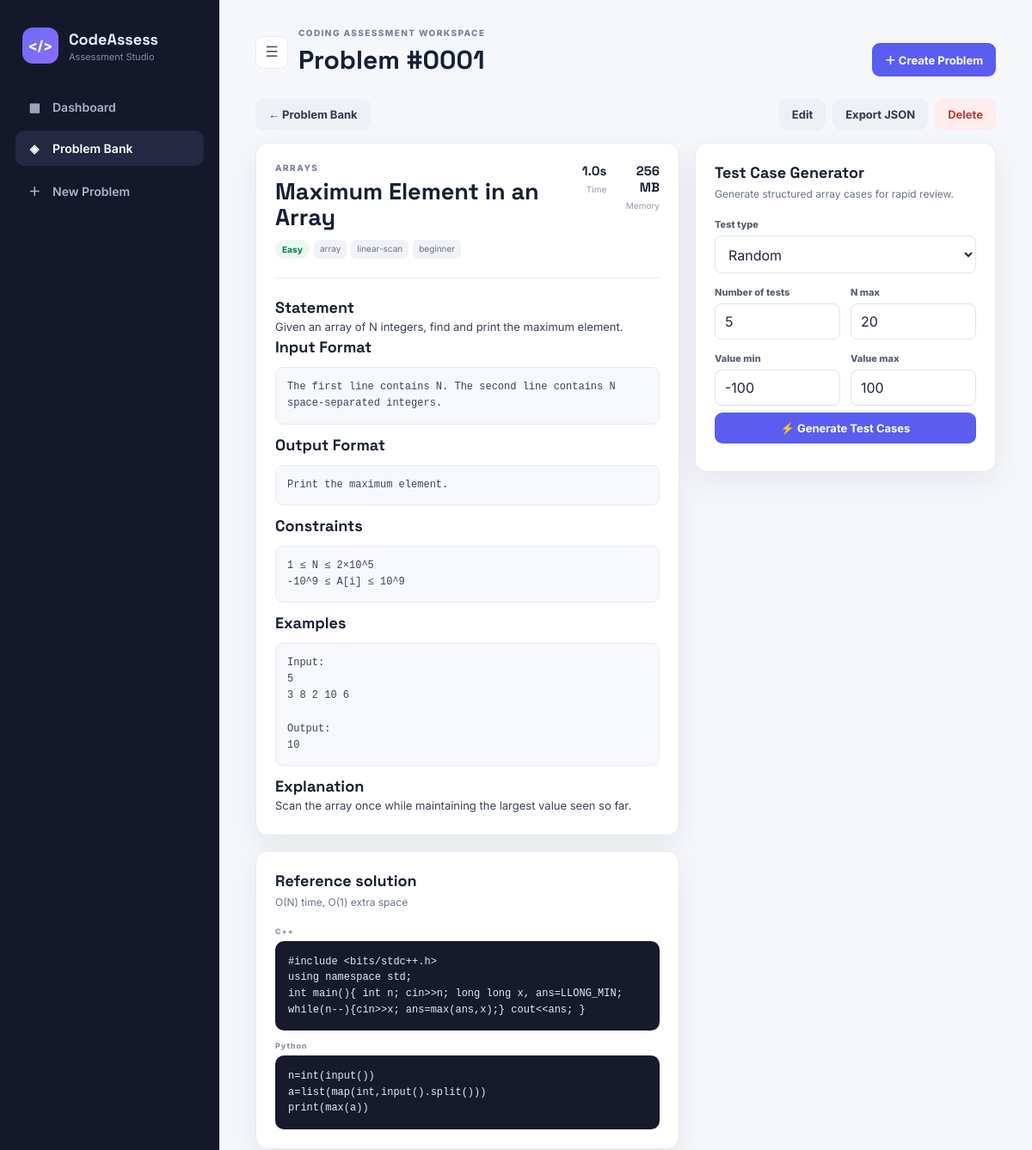
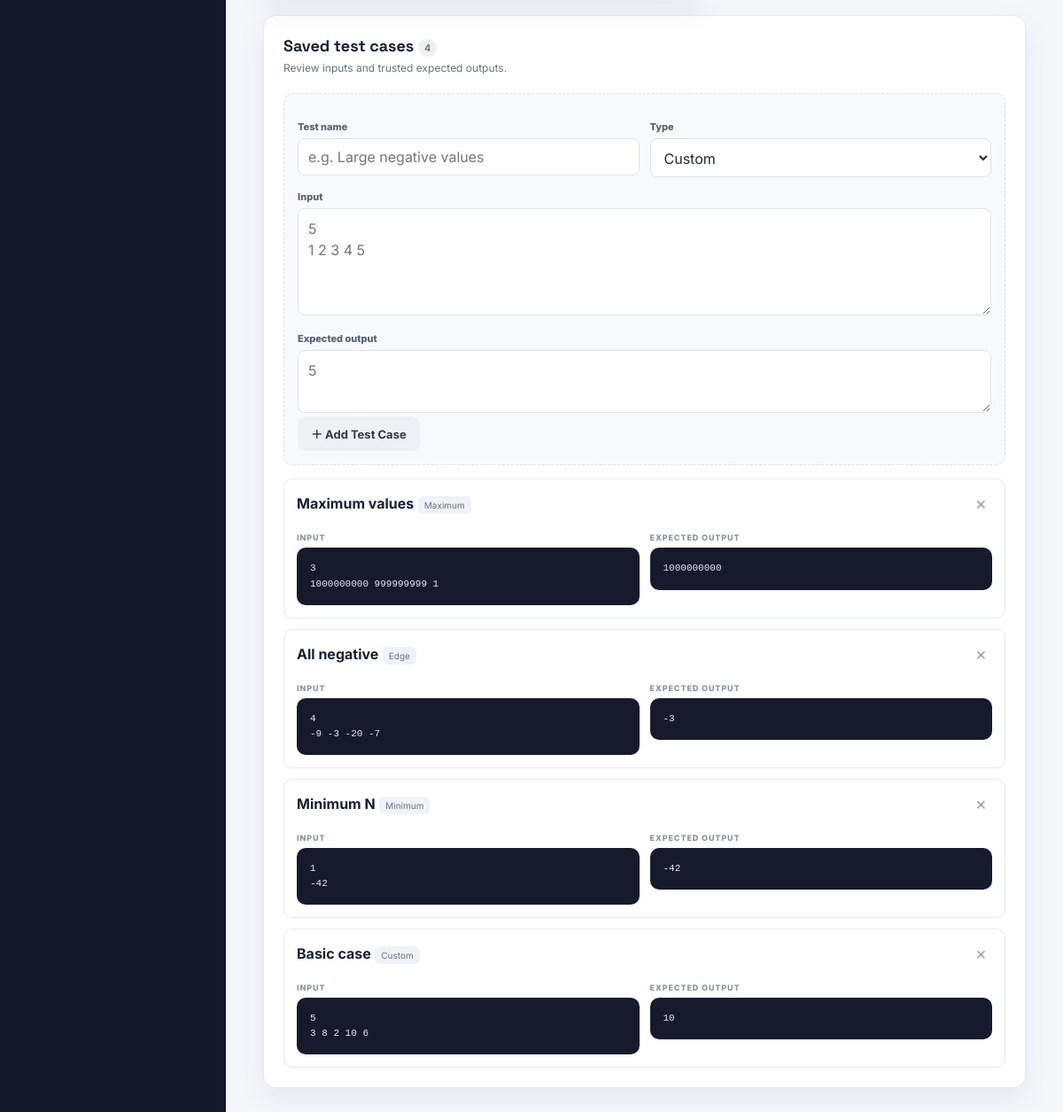
The app's page /problems/1 with its own data (2 pictures, top to bottom).
### tables this page shows
CREATE TABLE problems (
        id INTEGER PRIMARY KEY AUTOINCREMENT,
        title TEXT NOT NULL,
        statement TEXT NOT NULL,
        input_format TEXT,
        output_format TEXT,
        constraints TEXT,
        examples TEXT,
        explanation TEXT,
        topic TEXT NOT NULL,
        difficulty TEXT NOT NULL,
        tags TEXT,
        time_limit REAL DEFAULT 1.0,
        memory_limit INTEGER DEFAULT 256,
        solution_cpp TEXT,
        solution_python TEXT,
        complexity TEXT,
        created_at TEXT NOT NULL,
        updated_at TEXT NOT NULL
    );

CREATE TABLE test_cases (
        id INTEGER PRIMARY KEY AUTOINCREMENT,
        problem_id INTEGER NOT NULL,
        name TEXT NOT NULL,
        input_data TEXT NOT NULL,
        expected_output TEXT,
        test_type TEXT NOT NULL,
        created_at TEXT NOT NULL,
        FOREIGN KEY(problem_id) REFERENCES problems(id) ON DELETE CASCADE
    );

### app.py (the view)
@app.route("/problems/<int:problem_id>")
def problem_detail(problem_id):
    conn = get_db()
    problem = conn.execute(
        "SELECT * FROM problems WHERE id=?",
        (problem_id,),
    ).fetchone()
    tests = conn.execute(
        """
        SELECT *
        FROM test_cases
        WHERE problem_id=?
        ORDER BY id DESC
        """,
        (problem_id,),
    ).fetchall()
    conn.close()
    if not problem:
        return "Problem not found", 404
    return render_template(
        "problem_detail.html",
        problem=problem,
        tests=tests,
        tags=parse_tags(problem["tags"]),
    )

### app.py (called while the page is built)
def get_db():
    conn = sqlite3.connect(DB)
    conn.row_factory = sqlite3.Row
    return conn

def parse_tags(tags):
    return [
        tag.strip()
        for tag in (tags or "").split(",")
        if tag.strip()
    ]

### templates/problem_detail.html (shortened to what this page needs)
{% extends "base.html" %}
{% block page_heading %}Problem #{{ "%04d"|format(problem.id) }}{% endblock %}
{% block content %}
<div class="detail-actions">
  <a class="btn btn-secondary" href="{{ url_for('problems') }}">← Problem Bank</a>
  <div class="action-group">
    <a class="btn btn-secondary" href="{{ url_for('edit_problem', problem_id=problem.id) }}">Edit</a>
    <a class="btn btn-secondary" href="{{ url_for('export_problem', problem_id=problem.id) }}">Export JSON</a>
    <form method="post" action="{{ url_for('delete_problem', problem_id=problem.id) }}" onsubmit="return confirm('Delete this problem and its test cases?')">
      <button class="btn btn-danger">Delete</button>
    </form>
  </div>
</div>
<div class="detail-grid">
  <main>
    <section class="panel">
      <div class="problem-header">
        <div>
          <div class="eyebrow">{{ problem.topic.upper() }}</div>
          <h2>{{ problem.title }}</h2>
          <div class="tag-list">
            <span class="badge {{ problem.difficulty|lower }}">{{ problem.difficulty }}</span>
            {% for tag in tags %}
              <span class="tag">{{ tag }}</span>
            {% endfor %}
          </div>
        </div>
        <div class="limits">
          <div>
            <strong>{{ problem.time_limit }}s</strong>
            <span>Time</span>
          </div>
          <div>
            <strong>{{ problem.memory_limit }} MB</strong>
            <span>Memory</span>
          </div>
        </div>
      </div>
      <hr>
      <h3>Statement</h3>
      <div class="prose">{{ problem.statement }}</div>
      {% if problem.input_format %}
        <h3>Input Format</h3>
        <pre class="content-box">{{ problem.input_format }}</pre>
      {% endif %}
      {% if problem.output_format %}
        <h3>Output Format</h3>
        <pre class="content-box">{{ problem.output_format }}</pre>
      {% endif %}
      {% if problem.constraints %}
        <h3>Constraints</h3>
        <pre class="content-box">{{ problem.constraints }}</pre>
      {% endif %}
      {% if problem.examples %}
        <h3>Examples</h3>
        <pre class="content-box">{{ problem.examples }}</pre>
      {% endif %}
      {% if problem.explanation %}
        <h3>Explanation</h3>
        <div class="prose">{{ problem.explanation }}</div>
      {% endif %}
    </section>
    <section class="panel">
      <div class="panel-heading">
        <div>
          <h3>Reference solution</h3>
          <p>{{ problem.complexity or 'Complexity not specified.' }}</p>
        </div>
      </div>
      {% if problem.solution_cpp %}
        <div class="code-label">C++</div>
        <pre class="code-block"><code>{{ problem.solution_cpp }}</code></pre>
      {% endif %}
      {% if problem.solution_python %}
        <div class="code-label">Python</div>
        <pre class="code-block"><code>{{ problem.solution_python }}</code></pre>
      {% endif %}
    </section>
  </main>
  <aside>
    <section class="panel generator-panel">
      <div class="panel-heading">
        <div>
          <h3>Test Case Generator</h3>
          <p>Generate structured array cases for rapid review.</p>
        </div>
      </div>
      <label>Test type</label>
      <select id="testType">
        <option>Random</option>
      </select>
      <div class="two-col">
        <div>
          <label>Number of tests</label>
          <input id="testCount" type="number" value="5" min="1" max="100">
        </div>
        <div>
          <label>N max</label>
          <input id="nMax" type="number" value="20" min="1">
        </div>
      </div>
      <div class="two-col">
        <div>
          <label>Value min</label>
          <input id="valueMin" type="number" value="-100">
        </div>
        <div>
          <label>Value max</label>
          <input id="valueMax" type="number" value="100">
        </div>
      </div>
      <button id="generateBtn" class="btn btn-primary btn-wide">
        ⚡ Generate Test Cases
      </button>
    </section>
  </aside>
</div>
<section class="panel tests-panel">
  <div class="panel-heading">
    <div>
      <h3>
        Saved test cases
        <span class="count-pill">{{ tests|length }}</span>
      </h3>
      <p>Review inputs and trusted expected outputs.</p>
    </div>
  </div>
  <div class="test-add">
    <form method="post" action="{{ url_for('add_test', problem_id=problem.id) }}">
      <div class="two-col">
        <div>
          <label>Test name</label>
          <input name="name" placeholder="e.g. Large negative values">
        </div>
        <div>
          <label>Type</label>
          <select name="test_type">
            <option>Custom</option>
          </select>
        </div>
      </div>
      <label>Input</label>
      <textarea name="input_data" rows="4" placeholder="5&#10;1 2 3 4 5"></textarea>
      <label>Expected output</label>
      <textarea name="expected_output" rows="2" placeholder="5"></textarea>
      <button class="btn btn-secondary">＋ Add Test Case</button>
    </form>
  </div>
  {% if tests %}
    <div class="test-list">
      {% for t in tests %}
        <div class="test-card">
          <div class="test-card-head">
            <div>
              <strong>{{ t.name }}</strong>
              <span class="tag">{{ t.test_type }}</span>
            </div>
            <form method="post" action="{{ url_for('delete_test', test_id=t.id) }}" onsubmit="return confirm('Delete this test case?')">
              <button class="icon-btn" title="Delete">×</button>
            </form>
          </div>
          <div class="two-col">
            <div>
              <div class="code-label">INPUT</div>
              <pre class="code-block small">{{ t.input_data }}</pre>
            </div>
            <div>
              <div class="code-label">EXPECTED OUTPUT</div>
              <pre class="code-block small">{{ t.expected_output }}</pre>
            </div>
          </div>
        </div>
      {% endfor %}
    </div>
  {% else %}
    <div class="empty">
      No saved test cases yet. Use the generator above or add one manually.
    </div>
  {% endif %}
</section>
{% endblock %}

### static/css/style.css (style rules this page uses)
:root { --bg: #f5f7fb; --surface: #ffffff; --surface-2: #f8fafc; --text: #172033; --muted: #687386; --line: #e7eaf0; --primary: #5b5cf0; --primary-dark: #4546d9; --dark: #15182b; --green: #16845b; --green-bg: #e9f8f0; --orange: #b66a00; --orange-bg: #fff3df; --red: #bd3b3b; --red-bg: #ffecec; --shadow: 0 12px 35px rgba(30, 35, 70, .07); }
* { box-sizing: border-box; }
body { margin: 0; background: var(--bg); color: var(--text); font-family: Inter, system-ui, sans-serif; }
a { text-decoration: none; color: inherit; }
button, input, select, textarea { font: inherit; }
.eyebrow { font-size: 10px; font-weight: 800; letter-spacing: .14em; color: #7a8294; margin-bottom: 6px; }
h1, h2, h3 { font-family: "Space Grotesk", Inter, sans-serif; }
h2 { font-size: 29px; line-height: 1.1; margin: 7px 0 12px; }
h3 { font-size: 18px; margin: 0; }
p { color: var(--muted); line-height: 1.65; }
.btn { display: inline-flex; align-items: center; justify-content: center; border: 0; border-radius: 9px; padding: 10px 15px; font-weight: 700; font-size: 13px; cursor: pointer; transition: .18s; }
.btn-primary { background: var(--primary); color: white; }
.btn-secondary { background: #eef0f6; color: #32394a; }
.btn-danger { background: var(--red-bg); color: var(--red); }
.btn-wide { width: 100%; margin-top: 8px; }
.table-card, .panel { background: var(--surface); border: 1px solid var(--line); border-radius: 14px; box-shadow: var(--shadow); }
.badge { display: inline-flex; padding: 5px 8px; border-radius: 999px; font-size: 10px; font-weight: 800; }
.badge.easy { background: var(--green-bg); color: var(--green); }
.tag-list { display: flex; flex-wrap: wrap; gap: 5px; }
.tag { background: #f0f2f7; color: #697286; border-radius: 6px; padding: 4px 7px; font-size: 10px; }
input, select, textarea { width: 100%; border: 1px solid #dfe3eb; background: #fff; border-radius: 8px; padding: 10px 11px; color: #20283a; outline: none; }
.panel { padding: 22px; }
.panel-heading { display: flex; justify-content: space-between; align-items: start; margin-bottom: 18px; }
.panel-heading p { font-size: 12px; margin: 4px 0 0; }
label { display: block; font-size: 11px; font-weight: 800; color: #586173; margin: 15px 0 6px; }
textarea { resize: vertical; line-height: 1.55; }
.code-input, .code-block { font-family: Consolas, Monaco, monospace; font-size: 12px; }
.two-col { display: grid; grid-template-columns: 1fr 1fr; gap: 12px; }
.detail-actions { display: flex; justify-content: space-between; margin-bottom: 15px; }
.action-group { display: flex; gap: 8px; }
.detail-grid { display: grid; grid-template-columns: minmax(0, 1fr) 350px; gap: 18px; }
.detail-grid main { display: grid; gap: 18px; }
.problem-header { display: flex; justify-content: space-between; gap: 20px; }
.problem-header h2 { font-size: 27px; }
.limits { display: flex; gap: 20px; text-align: right; }
.limits strong { display: block; font: 700 15px "Space Grotesk"; }
.limits span { font-size: 10px; color: #9299a8; }
hr { border: 0; border-top: 1px solid var(--line); margin: 22px 0; }
.prose { white-space: pre-line; line-height: 1.75; color: #394153; font-size: 13px; }
.content-box { background: #f7f8fb; border: 1px solid var(--line); border-radius: 9px; padding: 13px; white-space: pre-wrap; font: 12px/1.6 Consolas, monospace; color: #3c4456; }
.code-label { font-size: 9px; letter-spacing: .1em; font-weight: 800; color: #8b93a2; margin: 12px 0 6px; }
.code-block { background: #171a2c; color: #e5e8ff; border-radius: 10px; padding: 15px; white-space: pre-wrap; overflow: auto; line-height: 1.55; margin: 0; }
.code-block.small { font-size: 11px; max-height: 150px; }
.generator-panel { position: sticky; top: 20px; }
.tests-panel { margin-top: 18px; }
.count-pill { background: #eef0f6; color: #656e82; border-radius: 999px; font: 600 11px Inter; padding: 3px 7px; }
.test-add { background: #f8f9fc; border: 1px dashed #dce1ea; border-radius: 10px; padding: 15px; margin-bottom: 15px; }
.test-list { display: grid; gap: 12px; }
.test-card { border: 1px solid var(--line); border-radius: 10px; padding: 14px; }
.test-card-head { display: flex; justify-content: space-between; align-items: center; margin-bottom: 8px; }
.icon-btn { border: 0; background: transparent; color: #9aa1af; font-size: 20px; cursor: pointer; }

### records on screen
problems: id "0001", topic "ARRAYS", title "Maximum Element in an Array", difficulty "Easy", time_limit "1.0", memory_limit "256", statement "Given an array of N integers, find and print the maximum element.", input_format "The first line contains N. The second line contains N space-separated integers.", output_format "Print the maximum element.", constraints "1 ≤ N ≤ 2×10^5 -10^9 ≤ A[i] ≤ 10^9", examples "Input: 5 3 8 2 10 6 Output: 10", explanation "Scan the array once while maintaining the largest value seen so far.", complexity "O(N) time, O(1) extra space", solution_cpp "#include <bits/stdc++.h> using namespace std; int main(){ int n; cin>>n; long long x, ans=LLONG_MIN; while(n--){cin>>x; ans=max(ans,x);} cout<<ans; }", solution_python "n=int(input()) a=list(map(int,input().split())) print(max(a))"
test_cases: name "Maximum values", test_type "Maximum", input_data "3 1000000000 999999999 1", expected_output "1000000000"
test_cases: name "All negative", test_type "Edge", input_data "4 -9 -3 -20 -7", expected_output "-3"
test_cases: name "Minimum N", test_type "Minimum", input_data "1 -42", expected_output "-42"
test_cases: name "Basic case", test_type "Custom", input_data "5 3 8 2 10 6", expected_output "10"

### other values on screen
{{ tag }} "array" "linear-scan" "beginner"
{{ tests|length }} "4"
